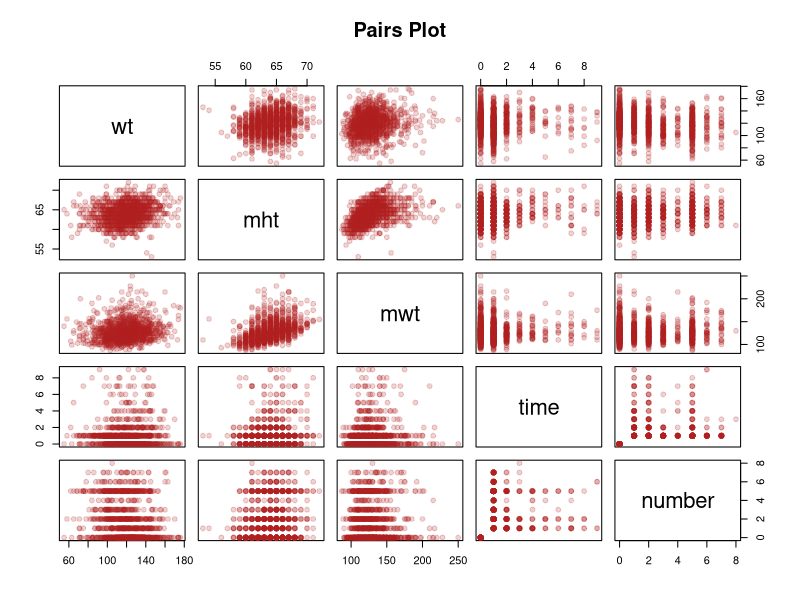
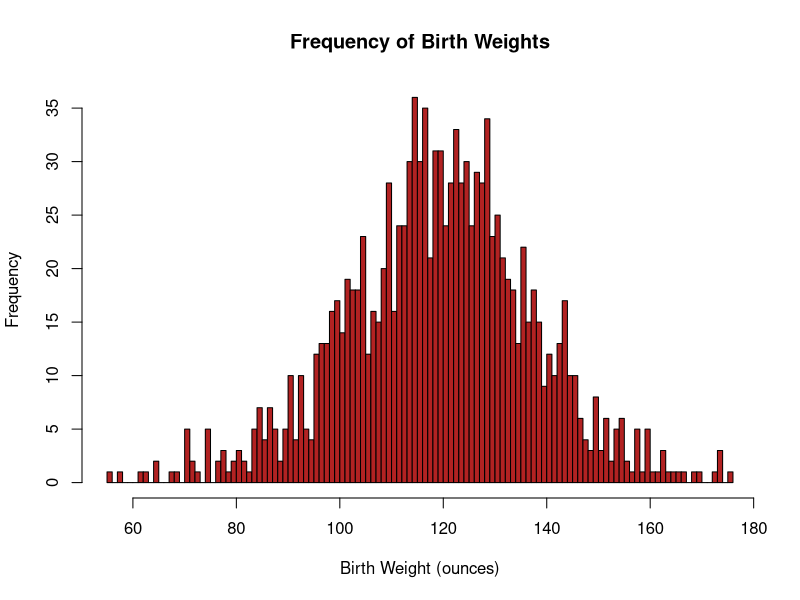
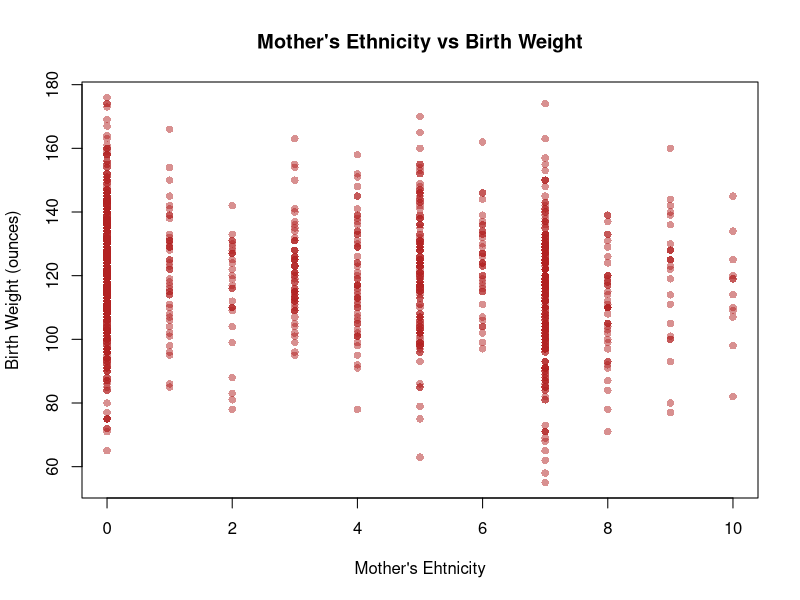
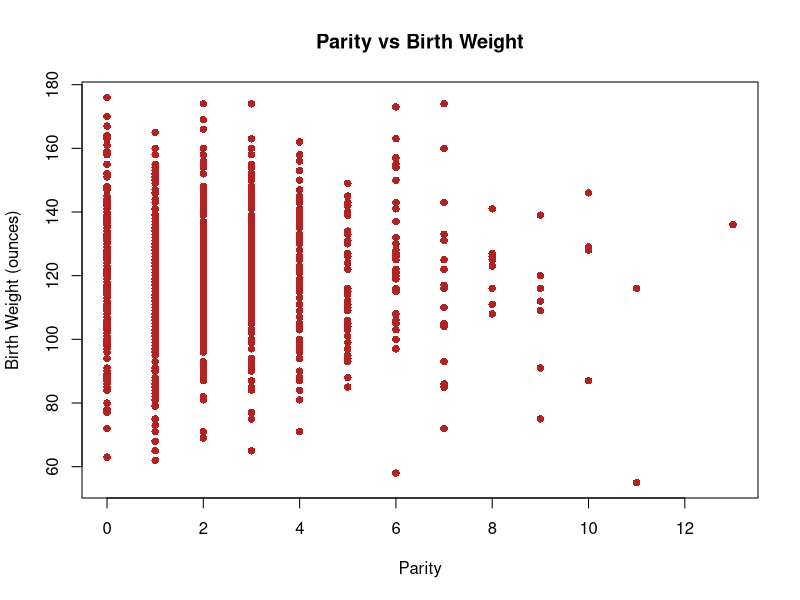
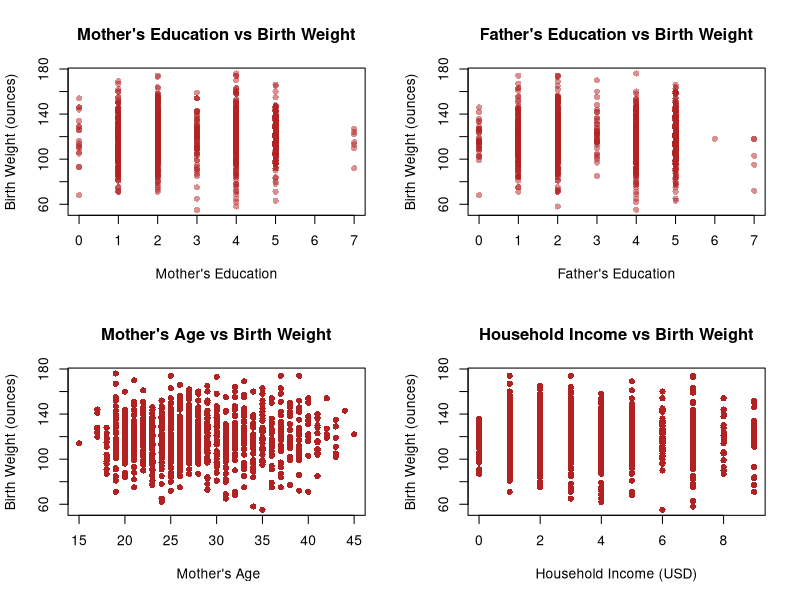
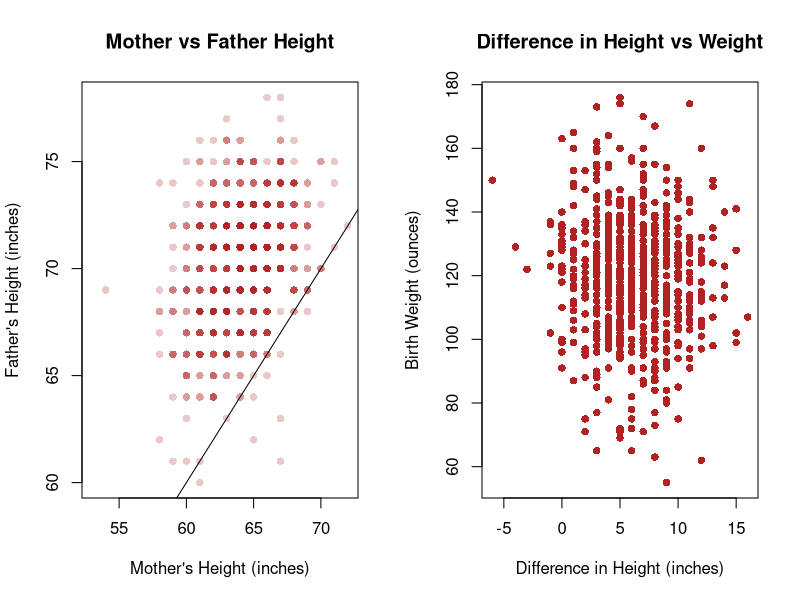
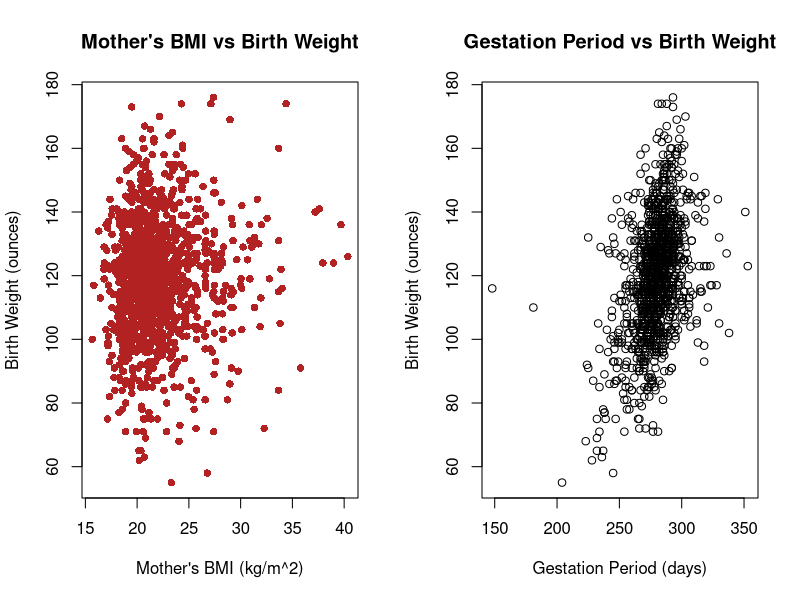
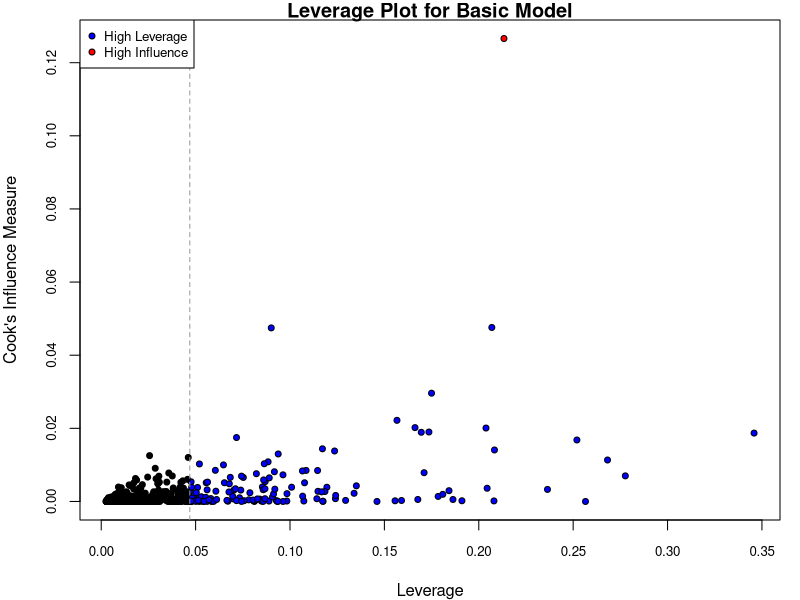

R code for these plots, in order:
## ---- chunk 1
# Knitr Configuration
knitr::opts_chunk$set(
  cache = TRUE,
  include = TRUE,
  echo = FALSE,
  results = "markup",
  fig.show = "asis",
  fig.height = 4,
  fig.align = "center"
)
## ---- chunk 2
# Define all the functions and constants used later

# Category names for Ethnicity variates
ethLabels <- c(
  "Caucasian",
  "Mexican",
  "African-American",
  "Asian",
  "Mixed",
  "Other"
)

# Category names for Education variates
edLabels <- c(
  "Elementary School",
  "Middle School",
  "High School",
  "High School + Trade School",
  "High School + Some College",
  "College Graduate",
  "Trade School",
  "High School Unclear"
)

# Number of imputed datasets
k <- 5

# Unit conversion factors
poundsToKg <- 0.453592
inchesToM <- 0.0254

# The boundaries for BMI categories
# See this page for the source:
# https://www.mayoclinic.org/healthy-lifestyle/pregnancy-week-by-week/in-depth/pregnancy-weight-gain/art-20044360?pg=1
underweightNormalBoundary <- 18.5
normalOverweightBoundary <- 25
overweightObeseBoundary <- 30

# Use test 10% for test set in cross validation
testSetRatio = 0.1
## ---- chunk 3
isUnderweight <- function (bmi) bmi < underweightNormalBoundary
isNormal <- function (bmi) bmi < normalOverweightBoundary &
                           bmi >= underweightNormalBoundary
isOverweight <- function (bmi) bmi < overweightObeseBoundary &
                               bmi >= normalOverweightBoundary
isObese <- function (bmi) bmi >= overweightObeseBoundary

bmi <- function (wtLbs, htIn) (wtLbs * poundsToKg) / (htIn * inchesToM)^2
## ---- chunk 4
# Roughly translate the "number" category to a floating point number of the actual number of cigarettes smoked
numCigs <- function (number) (number <= 4) * (5 * number - 2.5) +
                             (number > 4) * (10 * number - 25.5)
## ---- chunk 5
# Re-encoding and labelling variates as factors
decodeBirthVariates <- function (birthsDataset) {
  newDataset = data.frame(birthsDataset)

  newDataset$meth <- cut(
    birthsDataset$meth,
    breaks = c(0, 5:10), 
    labels = ethLabels,
    right = TRUE,
    include.lowest= TRUE
  )

  newDataset$med <- cut(
    birthsDataset$med,
    breaks = 0:8, 
    labels = edLabels,
    right = FALSE
  )

  newDataset$feth <- cut(
    birthsDataset$feth,
    breaks = c(0, 5:10),
    labels = ethLabels,
    right = TRUE,
    include.lowest= TRUE
  )

  newDataset$fed <- cut(
    birthsDataset$fed,
    breaks = 0:8, 
    labels = edLabels,
    right = FALSE
  )

  newDataset$smoke <- cut(
    birthsDataset$smoke,
    breaks = 0:4, 
    labels = c(
      "Never",
      "Smokes Now",
      "Until Pregnancy",
      "Doesn't Smoke Anymore"
    ),
    right = FALSE
  )

  newDataset$marital <- cut(
    birthsDataset$marital,
    breaks = 0:5,
    labels = c(
      "Married",
      "Legally Separated",
      "Divorced",
      "Widowed",
      "Never Married"
    )
  )

  newDataset$number <- numCigs(birthsDataset$number)

  newDataset$time <- cut(
    birthsDataset$time,
    breaks = 0:10,
    labels = c(
      "Never Smoked",
      "Still Smokes",
      "During Pregnancy",
      "Less Than A Year",
      "1-2 Years",
      "2-3 Years",
      "3-4 Years",
      "5-9 Years",
      "More Than 10 Years",
      "Quit But Don't Know When"
    ),
    right = FALSE
  )

  newDataset$income <- cut(
    birthsDataset$income,
    breaks = c(0, 1, 2, 10),
    labels = c(
      "Under 2500",
      "2500-4999",
      "5000-Over 25000"
    ),
    right = FALSE
  )

  newDataset
}
## ---- chunk 6
smokingImpact <- function (time, number) {
  cigaretteEffectRatio = 6
  # Take the average of the bounds of the range of cigarettes smoked by a given category
  # as the approximate exact number of cigarettes smoked per day
  # https://www.med.uottawa.ca/sim/data/Smoking_and_Health_e.htm shows that it took a
  # six-fold increase in the number of cigarettes smoked a day to double the impact
  # on the likelihood of developing lung cancer. We approximate the effect of smoking
  # on birth with this ratio too.
  activeSmokingImpact = (number != 0) * 2^(numCigs(number) / cigaretteEffectRatio)
  
  impactTimeDecay = 2
  
  # Approximate a scalar number of years since quiting based on the categorical variable
  yearsQuit = (time >= 3) * (-2.5 + time) + (time >= 7) * (-18.5 + 3 * time)
  # Time = 1 or 2 are special cases with 0 decay
  yearsQuit = yearsQuit * (time >= 3)
  
  decayedSmokingImpact = activeSmokingImpact * exp(-yearsQuit / impactTimeDecay)
  
  decayedSmokingImpact
}
## ---- chunk 7
craftFeatures <- function (imputedBirthsDataset) {
  newDataset = decodeBirthVariates(imputedBirthsDataset)

  newDataset$sameEth <- factor(
    imputedBirthsDataset$meth == imputedBirthsDataset$feth,
    labels = c("Different", "Same")
  )
  # What about "Other" though?
  
  newDataset$htDiff <- newDataset$fht - newDataset$mht
    
  newDataset$lateMom <- factor(
    newDataset$parity == 0 & newDataset$mage >= 35,
    labels = c("Not late", "Late")
  )

  newDataset$mBMI <- bmi(newDataset$mwt, newDataset$mht)
  
  newDataset$mBMICategory <- factor(
    1 * isNormal(newDataset$mBMI)
      + 2 * isOverweight(newDataset$mBMI)
      + 3 * isObese(newDataset$mBMI),
    labels = c("Underweight", "Normal", "Overweight", "Obese")
  )
  
  newDataset$smokingImpact <- smokingImpact(
    imputedBirthsDataset$time,
    imputedBirthsDataset$number
  )
  
  newDataset
}
## ---- chunk 8
meanAIC <- function (model, datasets) mean(sapply(
  datasets,
  function (dataset) AIC(update(model, data = dataset))
))
## ---- chunk 9
selectModel <- function (
  datasets,
  predictedVar,
  excludedVars = c(),
  specialTerms = c()
) {
  selectedModelMeanAIC = .Machine$integer.max
  selectedModel = NULL
  
  for (dataset in datasets) {
    #adjustedBirthsDataset <- birthsDataset[, !colnames(birthsDataset) %in% excludedVars]
    M0 = lm(wt ~ 1, data = dataset)
    Mmax = lm(
      formula(paste(
        predictedVar,
        "~",
        "(.",
        Reduce(function (l, r) paste(l, r), Map(function (term) paste("-", term), excludedVars), ""),
        ")^2",
        Reduce(function (l, r) paste(l, r), Map(function (term) paste("+", term), specialTerms), "")
      )),
      data = dataset
    )
  
    candidateModel = step(
      lm(wt ~ 1, data = dataset),
      scope = list(lower = M0, upper = Mmax),
      direction = "both",
      trace = 0
    )
  
    candidateModelMeanAIC = mean(sapply(
      datasets,
      function (dataset) AIC(update(candidateModel, data = dataset))
    ))
  
    if (candidateModelMeanAIC < selectedModelMeanAIC) {
      selectedModel = update(candidateModel, data = dataset)
      selectedModelMeanAIC = candidateModelMeanAIC
    }
  }
  
  selectedModel
}
## ---- chunk 10
crossValidate <- function (model1, model2, datasets) {
  # "Usually about a thousand is fine" - M. Lysy, Nov. 27, 2018
  m = 1000

  model1rPMSE <- vector(mode = "numeric", length = m)
  model2rPMSE <- vector(mode = "numeric", length = m)

  for (i in 1:m) {
    chosenSet = datasets[[1 + i %% k]]
    Ntotal = nrow(chosenSet)
    Ntest = floor(Ntotal * testSetRatio)
    outOfSampleIndices = sample(Ntotal, Ntest)
    trainSet = chosenSet[-outOfSampleIndices, ]
    testSet = chosenSet[outOfSampleIndices, ]
    
    model1 = update(model1, data = trainSet)
    model2 = update(model2, data = trainSet)
    outOfSamplePredictions1 = predict(model1, newdata = testSet)
    outOfSamplePredictions2 = predict(model2, newdata = testSet)
    predictionErrors1 = (testSet$wt - outOfSamplePredictions1) ^ 2
    predictionErrors2 = (testSet$wt - outOfSamplePredictions2) ^ 2
    model1rPMSE[i] <- sqrt(sum(predictionErrors1) / Ntest)
    model2rPMSE[i] <- sqrt(sum(predictionErrors2) / Ntest)
  }
  
  list(
    rPMSEs = data.frame(model1 = model1rPMSE, model2 = model2rPMSE),
    residuals = data.frame(
      actual = testSet$wt,
      model1Predictions = outOfSamplePredictions1,
      model2Predictions = outOfSamplePredictions2,
      model1 = outOfSamplePredictions1 - testSet$wt,
      model2 = outOfSamplePredictions2 - testSet$wt
    )
  )
}
## ---- chunk 11
# Import
births <- read.csv("chds_births.csv")
## ---- chunk 12
mendedBirths <- data.frame(births)
mendedBirths[mendedBirths$marital == 0, "marital"] <- NA
## ---- chunk 13
library(mice)
options(warn=-1)

multiplyImputedBirths <- mice(
  mendedBirths,
  m = k,
  method = "pmm",
  seed = 500,
  printFlag = FALSE
)

imputedBirths <- lapply(1:k, function(i) complete(multiplyImputedBirths, i))
## ---- chunk 14
decodedImputedBirths <- lapply(imputedBirths, decodeBirthVariates)
## ---- chunk 15
engineeredFeatureBirths <- lapply(imputedBirths, craftFeatures)
## ---- chunk 16
pairs(
  births[c("wt", "mht", "mwt","time", "number")],
  col = adjustcolor("firebrick", 0.2),
  pch = 19,
  main = "Pairs Plot"
)
## ---- chunk 17
hist(
  births$wt,
  breaks = 100,
  col = "firebrick",
  main = "Frequency of Birth Weights",
  xlab = "Birth Weight (ounces)"
) 
## ---- chunk 18
plot(
  births$meth,
  births$wt,
  col = adjustcolor("firebrick", 0.5),
  pch = 16,
  main = "Mother's Ethnicity vs Birth Weight",
  xlab = "Mother's Ehtnicity",
  ylab = "Birth Weight (ounces)"
)
## ---- chunk 19
plot(
  births$parity,
  births$wt,
  pch = 16,
  col = "firebrick",
  main = "Parity vs Birth Weight",
  xlab = "Parity",
  ylab = "Birth Weight (ounces)"
)
## ---- chunk 20
par(mfrow = c(2,2))
plot(
  births$med,
  births$wt,
  col = adjustcolor("firebrick", 0.5),
  pch = 16,
  main = "Mother's Education vs Birth Weight",
  xlab = "Mother's Education",
  ylab = "Birth Weight (ounces)"
)
plot(
  births$fed,
  births$wt,
  col = adjustcolor("firebrick", 0.5),
  pch = 16,
  main = "Father's Education vs Birth Weight",
  xlab = "Father's Education",
  ylab = "Birth Weight (ounces)"
)
plot(
  births$mage,
  births$wt,
  pch = 16,
  col = "firebrick",
  main = "Mother's Age vs Birth Weight",
  xlab = " Mother's Age",
  ylab = "Birth Weight (ounces)"
) 
plot(
  births$income,
  births$wt,
  pch = 16,
  col = "firebrick",
  main = "Household Income vs Birth Weight",
  xlab = "Household Income (USD)",
  ylab = "Birth Weight (ounces)"
)
## ---- chunk 21
par(mfrow = c(1,2))
plot(
  births$mht,
  births$fht,
  col = adjustcolor("firebrick", 0.25),
  pch = 16,
  main = "Mother vs Father Height",
  xlab = "Mother's Height (inches)",
  ylab = "Father's Height (inches)"
)
abline(coef = c(0, 1))
plot(
  births$fht - births$mht,
  births$wt,
  pch = 16,
  col = "firebrick",
  main = "Difference in Height vs Weight",
  xlab = "Difference in Height (inches)",
  ylab = "Birth Weight (ounces)"
)
## ---- chunk 22
plot(
  bmi(births$mwt, births$mht),
  births$wt,
  pch = 16,
  col = "firebrick",
  main = "Mother's BMI vs Birth Weight",
  xlab = "Mother's BMI (kg/m^2)",
  ylab = "Birth Weight (ounces)"
)
## ---- chunk 23
plot(
  births$gestation,
  births$wt,
  main = "Gestation Period vs Birth Weight",
  xlab = "Gestation Period (days)",
  ylab = "Birth Weight (ounces)"
)

summary(lm(wt ~ gestation, data=births))
## ---- chunk 24
paste("Number of Occurrences per Marital Status category")
summary(factor(births$marital))
## ---- chunk 25
N <- nrow(mendedBirths)

round(sapply(colnames(mendedBirths), function (colname) sum(is.na(mendedBirths[colname])) / N), 2)
nrow(na.omit(mendedBirths[, !(colnames(mendedBirths) %in% c("fht", "fwt", "income"))])) / N
nrow(na.omit(mendedBirths[, !(colnames(mendedBirths) %in% c("fht", "fwt", "income"))])) / N
## ---- chunk 26
basicBirthWeightModel <- selectModel(
  decodedImputedBirths,
  "wt",
  excludedVars = c("gestation", "smoke")
)
basicBirthWeightModelMeanAIC <- meanAIC(basicBirthWeightModel, decodedImputedBirths)
## ---- chunk 27
engineeredBirthWeightModel <- selectModel(
  engineeredFeatureBirths,
  "wt",
  c("gestation", "smoke", "time", "fht", "mBMICategory"),
  c("time")#, smokingImpact:smokingQuitCategory")
  #c("smokingImpact", "mBMI", "htDiff", "sameEth",  "lateMom")
)
engineeredBirthWeightModelMeanAIC <- meanAIC(
  engineeredBirthWeightModel,
  engineeredFeatureBirths
)
## ---- chunk 28

#cook's distance vs. leverage for Basic Model
D <- cooks.distance(basicBirthWeightModel) 
#flag some of the points
infl.ind <- which.max(D) # top influence point
h <- hatvalues(basicBirthWeightModel)
p <- length(coef(basicBirthWeightModel))
n <- nobs(basicBirthWeightModel)
hbar <- p/n
lev.ind <- h > 2*hbar 
# leverage more than 2x the average
clrs <- rep("black", len = n)

clrs[lev.ind] <- "blue"
clrs[infl.ind] <- "red"
par(mfrow = c(1,1), mar = c(4,4,1,1))
cex <- .8
plot(h, D, xlab = "Leverage", ylab = "Cook's Influence Measure", main = "Leverage Plot for Basic Model", pch = 21, bg = clrs, cex = cex, cex.axis = cex)

# average leverage
abline(v = 2*hbar, col = "grey60", lty = 2) # 2x average leverage
legend("topleft", legend = c("High Leverage", "High Influence"), pch = 21,pt.bg = c("blue", "red"), cex = cex, pt.cex = cex)

#cook's distance vs. leverage for Engineered Model
D <- cooks.distance(engineeredBirthWeightModel) 
#flag some of the points
infl.ind <- which.max(D) # top influence point
h <- hatvalues(engineeredBirthWeightModel)
p <- length(coef(engineeredBirthWeightModel))
n <- nobs(engineeredBirthWeightModel)
hbar <- p/n
lev.ind <- h > 2*hbar 
# leverage more than 2x the average
clrs <- rep("black", len = n)

clrs[lev.ind] <- "blue"
clrs[infl.ind] <- "red"
par(mfrow = c(1,1), mar = c(4,4,1,1))
cex <- .8
plot(h, D, xlab = "Leverage", ylab = "Cook's Influence Measure", main = "Leverage Plot for Engineered Model", pch = 21, bg = clrs, cex = cex, cex.axis = cex)

# average leverage
abline(v = 2*hbar, col = "grey60", lty = 2) # 2x average leverage
legend("topleft", legend = c("High Leverage", "High Influence"), pch = 21,pt.bg = c("blue", "red"), cex = cex, pt.cex = cex)

## ---- chunk 29
press1 <- resid(basicBirthWeightModel)/(1-hatvalues(basicBirthWeightModel)) 
press2 <-  resid(engineeredBirthWeightModel)/(1-hatvalues(engineeredBirthWeightModel))
AIC1 <- c("Basic", "Engineered")

#display results
disp <- rbind(AIC = c(engineeredBirthWeightModelMeanAIC, basicBirthWeightModelMeanAIC),PRESS = c(sum(press1^2), sum(press2^2)))
colnames(disp) <- c("Basic", "Engineered")
disp
## ---- chunk 30
cvResults <- crossValidate(
  basicBirthWeightModel,
  engineeredBirthWeightModel,
  engineeredFeatureBirths
)

rPMSEs <- cvResults$rPMSEs
paste(mean(rPMSEs$model1), sd(rPMSEs$model1))
paste(mean(rPMSEs$model2), sd(rPMSEs$model2))
boxplot(list(model1rPMSE = rPMSEs$model1, model2rPMSE = rPMSEs$model2))

par(mfrow=c(1,2))
plot(cvResults$residuals$model1Predictions, cvResults$residuals$model1,  main = "Predicted Values vs Basic Model Residuals", xlab = "Predicted Values", ylab = "Basic Model Residuals")
plot(cvResults$residuals$model2Predictions, cvResults$residuals$model2, main = "Predicted Values vs Engineered Model Residuals", xlab = "Predicted Values", ylab = "Engineered Model Residuals")
## ---- chunk 31

par(mfrow = c(1,2))
qqnorm(cvResults$residuals$model1, main = "Normal Q-Q Plot for Basic")
abline(a = 0, b = 20, lty = 2, col = "blue")

qqnorm(cvResults$residuals$model2, main = "Normal Q-Q Plot for Engineered")
abline(a = 0, b = 20, lty = 2, col = "blue")
## ---- chunk 32
# Reconfigure Knitr for Appendix
knitr::opts_chunk$set(include = TRUE, echo = TRUE, eval = FALSE)
## ---- chunk 33

## ---- chunk 34

## ---- chunk 35

## ---- chunk 36

## ---- chunk 37

## ---- chunk 38

## ---- chunk 39

## ---- chunk 40

## ---- chunk 41

## ---- chunk 42

## ---- chunk 43

## ---- chunk 44

## ---- chunk 45

## ---- chunk 46

## ---- chunk 47

## ---- chunk 48

## ---- chunk 49

## ---- chunk 50

## ---- chunk 51

## ---- chunk 52

## ---- chunk 53

## ---- chunk 54

## ---- chunk 55

## ---- chunk 56
round(
  sapply(
    0:13,
    function (parity) c(
      mean(births[births$parity == parity, "wt"]),
      sd(births[births$parity == parity, "wt"])
    )
  ),
  2
)
## ---- chunk 57
qqplot(
  cvResults$residuals$model1Predictions,
  cvResults$residuals$actual,
  main = "Q-Q Plot",
  xlab = "Predicted Values",
  ylab = "Actual Values"
)
abline(a = 0, b = 1, lty = 2, col = "red")

qqplot(
  cvResults$residuals$model2Predictions,
  cvResults$residuals$actual,
  main = "Q-Q Plot",
  xlab = "Predicted Values",
  ylab = "Actual Values"
)
abline(a = 0, b = 1, lty = 2, col = "red")
## ---- chunk 58

## ---- chunk 59

## ---- chunk 60

## ---- chunk 61

## ---- chunk 62

## ---- chunk 63

## ---- chunk 64
